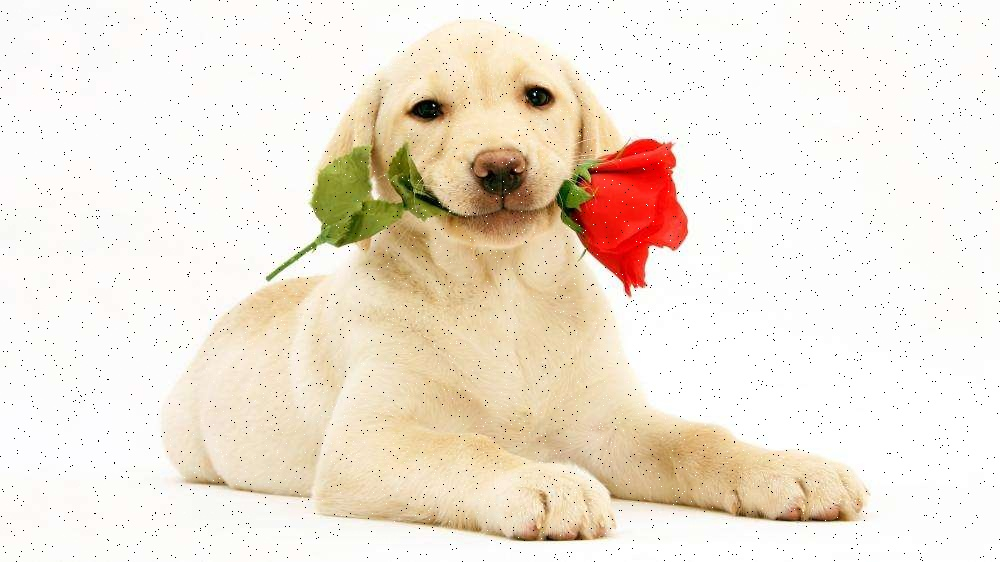
#> input picture img/dogsp.jpeg, 1000 x 562 px
$ jupyter execute opencv_denoise.ipynb
#> lines starting #> are read from the running program, lines starting #| are printed output that depends on the picture
[cell 1]
import numpy as np
import cv2
# 以图的形式读取图像
from matplotlib import pyplot as plt

[cell 2]
dogsp = cv2.imread("../img/dogsp.jpeg")
#> dogsp is the input picture: shape (562, 1000, 3); mean B, G, R 216.1, 230.1, 241.2

[cell 3]
doggauss = cv2.imread("../img/dogGauss.jpeg")
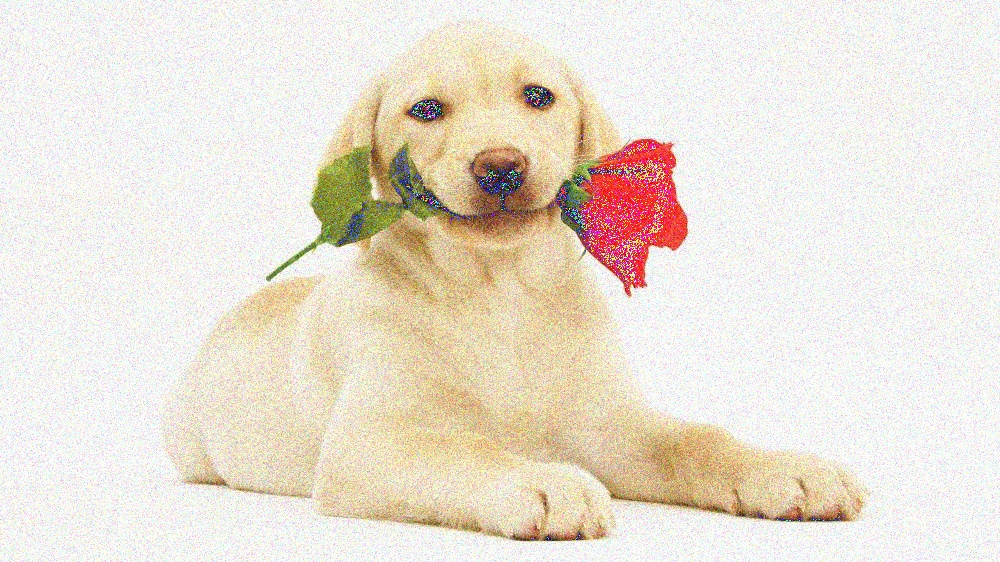
#> input picture img/dogGauss.jpeg, 1000 x 562 px
#> doggauss is the input picture: shape (562, 1000, 3); mean B, G, R 213.3, 225.9, 234.6

[cell 4]
plt.imshow(dogsp[:,:,::-1])

[cell 5]
plt.imshow(doggauss[:,:,::-1])

[cell 6]
res1 = cv2.blur(dogsp, (10,10))
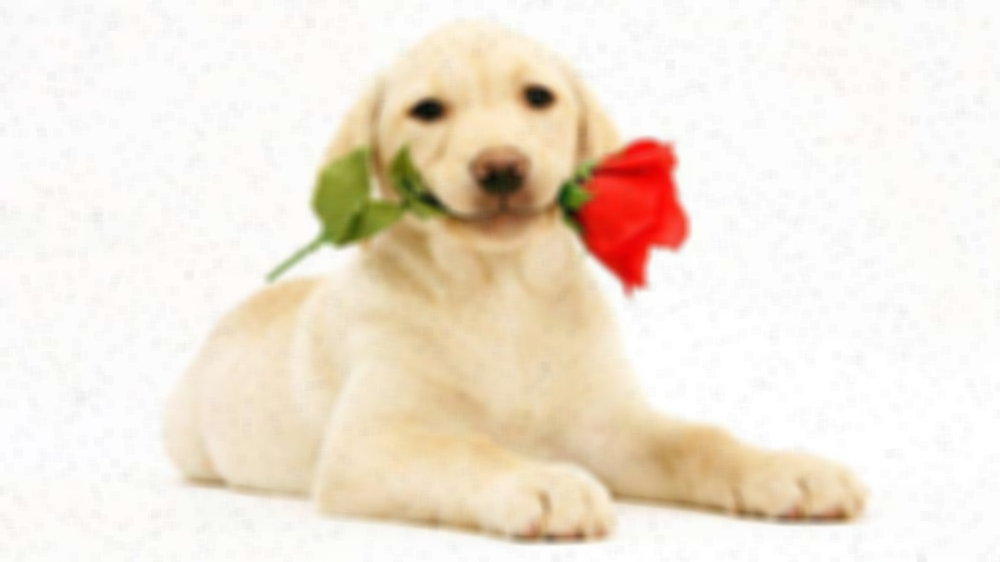
#> res1: shape (562, 1000, 3); mean B, G, R 216.1, 230.1, 241.1

[cell 7]
plt.imshow(res1[:,:,::-1])

[cell 8]
res2 = cv2.blur(doggauss, (10,10))
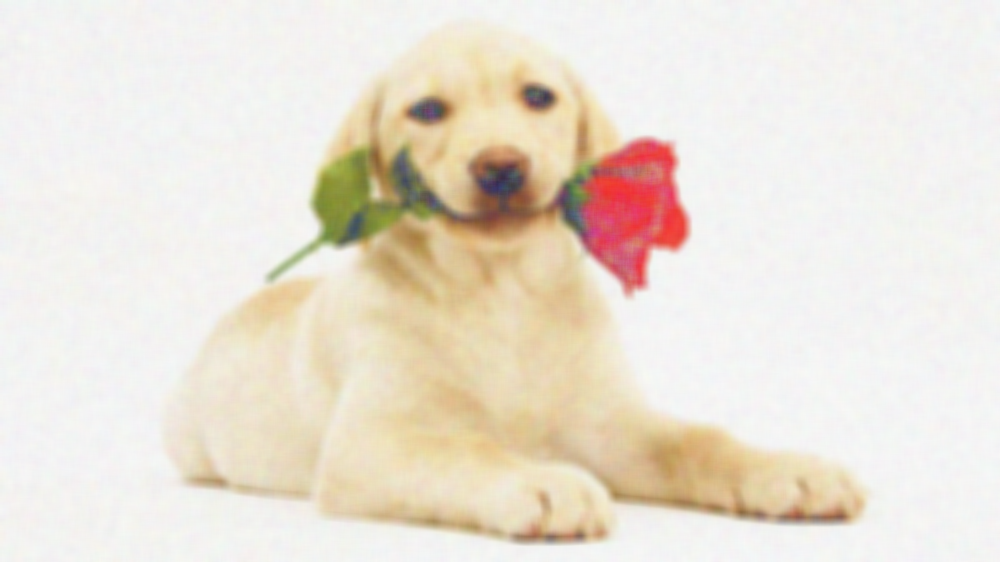
#> res2: shape (562, 1000, 3); mean B, G, R 213.3, 225.9, 234.7

[cell 9]
plt.imshow(res2[:,:,::-1])

[cell 10]
res3 = cv2.GaussianBlur(doggauss,(5,5),1)

[cell 11]
plt.imshow(res3[:,:,::-1])

[cell 12]
res4 = cv2.medianBlur(dogsp, 5)

[cell 13]
plt.imshow(res4[:,:,::-1])
